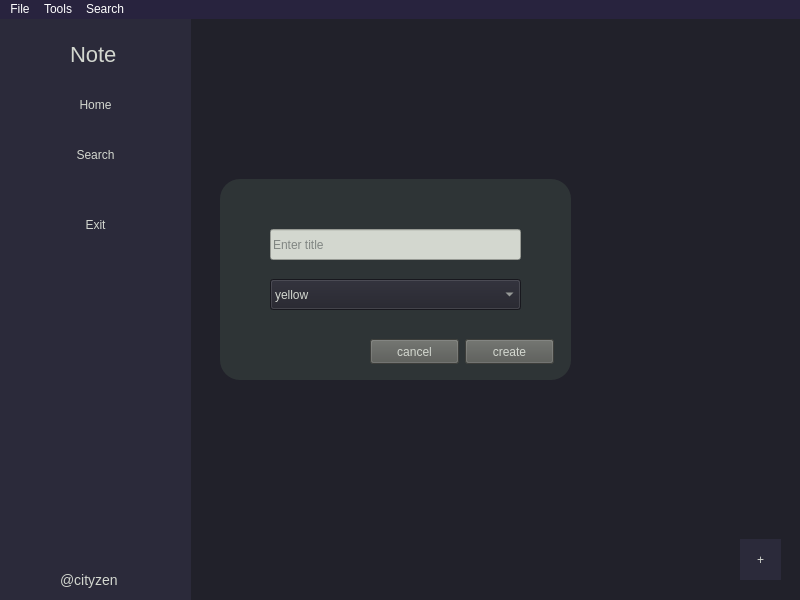
<?xml version="1.0" encoding="UTF-8"?>
<ui version="4.0">
 <class>MainWindow</class>
 <widget class="QMainWindow" name="MainWindow">
  <property name="geometry">
   <rect>
    <x>0</x>
    <y>0</y>
    <width>800</width>
    <height>600</height>
   </rect>
  </property>
  <property name="windowTitle">
   <string>NoteApp</string>
  </property>
  <property name="windowIcon">
   <iconset resource="ico.qrc">
    <normaloff>:/new/prefix1/document.png</normaloff>:/new/prefix1/document.png</iconset>
  </property>
  <property name="styleSheet">
   <string notr="true">QWidget {
background: rgb(33, 33, 42);
}
QWidget #menubar{
color:rgb(255, 255, 255);
background:rgb(40,35,62);
}

QMenu {
    background-color:rgb(43, 42, 58);
    color:rgb(211, 215, 207);
    border: 0px;
}

QMenu::item {
    background-color: transparent;
}

QMenu::item:selected { 
    background-color: #654321;
    color:rgb(243, 243, 243);
}
QAction{
color:rgb(238, 238, 236);
}QAction:hover{
color:rgb(238, 238, 236);
}
</string>
  </property>
  <widget class="QWidget" name="centralwidget">
   <widget class="QWidget" name="widget" native="true">
    <property name="geometry">
     <rect>
      <x>0</x>
      <y>0</y>
      <width>191</width>
      <height>581</height>
     </rect>
    </property>
    <property name="styleSheet">
     <string notr="true">QWidget #widget{
background: rgb(43, 42, 58);
}
QPushButton {
background:rgb(43,42,58);
border: 0px;
color:rgb(211, 215, 207);
}
QPushButton:hover {
background:rgb(40, 35, 62);
border: 0px;
color:rgb(238, 238, 236);
}
QPushButton:hover:pressed{
background:rgb(33, 33, 42);
color:rgb(85, 87, 83);
}
QLabel{
font: 22px;
color:rgb(211, 215, 207);
background: transparent;
}</string>
    </property>
    <widget class="QLabel" name="label">
     <property name="geometry">
      <rect>
       <x>70</x>
       <y>20</y>
       <width>51</width>
       <height>31</height>
      </rect>
     </property>
     <property name="styleSheet">
      <string notr="true">QLabel {
font: 22px;
}</string>
     </property>
     <property name="text">
      <string>Note</string>
     </property>
    </widget>
    <widget class="QPushButton" name="pushButton">
     <property name="geometry">
      <rect>
       <x>0</x>
       <y>60</y>
       <width>191</width>
       <height>51</height>
      </rect>
     </property>
     <property name="text">
      <string>Home</string>
     </property>
    </widget>
    <widget class="QPushButton" name="pushButton_2">
     <property name="geometry">
      <rect>
       <x>0</x>
       <y>110</y>
       <width>191</width>
       <height>51</height>
      </rect>
     </property>
     <property name="text">
      <string>Search</string>
     </property>
    </widget>
    <widget class="QPushButton" name="pushButton_3">
     <property name="geometry">
      <rect>
       <x>0</x>
       <y>180</y>
       <width>191</width>
       <height>51</height>
      </rect>
     </property>
     <property name="text">
      <string>Exit</string>
     </property>
    </widget>
    <widget class="QLabel" name="label_2">
     <property name="geometry">
      <rect>
       <x>60</x>
       <y>550</y>
       <width>61</width>
       <height>21</height>
      </rect>
     </property>
     <property name="styleSheet">
      <string notr="true">QLabel#label_2{
font:14px;}</string>
     </property>
     <property name="text">
      <string>@cityzen</string>
     </property>
    </widget>
   </widget>
   <widget class="QPushButton" name="pushButton_4">
    <property name="geometry">
     <rect>
      <x>740</x>
      <y>520</y>
      <width>41</width>
      <height>41</height>
     </rect>
    </property>
    <property name="styleSheet">
     <string notr="true">QPushButton {
background: rgb(43,42,58);
border: 0px;
color:rgb(211, 215, 207);
}
QPushButton:hover {
background: rgb(40, 35, 62);
border: 0px;
color:rgb(238, 238, 236);
}
QPushButton:hover:pressed{background:rgb(47, 18, 69);}</string>
    </property>
    <property name="text">
     <string>+</string>
    </property>
   </widget>
   <widget class="QWidget" name="widget_2" native="true">
    <property name="geometry">
     <rect>
      <x>220</x>
      <y>160</y>
      <width>351</width>
      <height>201</height>
     </rect>
    </property>
    <property name="styleSheet">
     <string notr="true">QWidget #widget_2{
background:rgb(46, 52, 54);
border-radius:20px;
}
QPushButton{
background:rgb(85, 87, 83);
color:rgb(211, 215, 207);
}
QPushButton:hover{
background:rgb(46, 52, 54);
color:rgb(211, 215, 207);
}
QLineEdit{
background:rgb(211, 215, 207);
color:rgb(46, 52, 54)
}
QComboBox{
color:rgb(211, 215, 207);
selection-color: rgb(193, 125, 17);
selection-background-color: rgb(43, 42, 58);
}
</string>
    </property>
    <widget class="QLineEdit" name="lineEdit">
     <property name="geometry">
      <rect>
       <x>50</x>
       <y>50</y>
       <width>251</width>
       <height>31</height>
      </rect>
     </property>
     <property name="placeholderText">
      <string>Enter title</string>
     </property>
    </widget>
    <widget class="QComboBox" name="comboBox">
     <property name="geometry">
      <rect>
       <x>50</x>
       <y>100</y>
       <width>251</width>
       <height>31</height>
      </rect>
     </property>
     <item>
      <property name="text">
       <string>yellow</string>
      </property>
     </item>
     <item>
      <property name="text">
       <string>purple</string>
      </property>
     </item>
     <item>
      <property name="text">
       <string>blue</string>
      </property>
     </item>
    </widget>
    <widget class="QPushButton" name="pushButton_5">
     <property name="geometry">
      <rect>
       <x>150</x>
       <y>160</y>
       <width>89</width>
       <height>25</height>
      </rect>
     </property>
     <property name="text">
      <string>cancel</string>
     </property>
    </widget>
    <widget class="QPushButton" name="pushButton_6">
     <property name="geometry">
      <rect>
       <x>245</x>
       <y>160</y>
       <width>89</width>
       <height>25</height>
      </rect>
     </property>
     <property name="text">
      <string>create</string>
     </property>
    </widget>
   </widget>
   <widget class="QScrollArea" name="scrollArea">
    <property name="geometry">
     <rect>
      <x>190</x>
      <y>0</y>
      <width>611</width>
      <height>501</height>
     </rect>
    </property>
    <property name="styleSheet">
     <string notr="true">QScrollArea{
border: 0px;}</string>
    </property>
    <property name="widgetResizable">
     <bool>true</bool>
    </property>
    <widget class="QWidget" name="scrollAreaWidgetContents">
     <property name="geometry">
      <rect>
       <x>0</x>
       <y>0</y>
       <width>611</width>
       <height>501</height>
      </rect>
     </property>
     <widget class="QWidget" name="gridLayoutWidget">
      <property name="geometry">
       <rect>
        <x>10</x>
        <y>10</y>
        <width>591</width>
        <height>491</height>
       </rect>
      </property>
      <layout class="QGridLayout" name="gridLayout_6"/>
     </widget>
    </widget>
   </widget>
   <zorder>scrollArea</zorder>
   <zorder>widget</zorder>
   <zorder>pushButton_4</zorder>
   <zorder>widget_2</zorder>
  </widget>
  <widget class="QMenuBar" name="menubar">
   <property name="geometry">
    <rect>
     <x>0</x>
     <y>0</y>
     <width>800</width>
     <height>22</height>
    </rect>
   </property>
   <widget class="QMenu" name="menuFile">
    <property name="title">
     <string>File</string>
    </property>
    <addaction name="actionNew_note"/>
    <addaction name="actionOpen_note_txt"/>
    <addaction name="actionPrint"/>
    <addaction name="separator"/>
    <addaction name="actionExit"/>
   </widget>
   <widget class="QMenu" name="menuTools">
    <property name="title">
     <string>Tools</string>
    </property>
    <widget class="QMenu" name="menuFont">
     <property name="title">
      <string>Font </string>
     </property>
     <addaction name="actionFont_style_3"/>
     <addaction name="actionFont_color_4"/>
    </widget>
    <addaction name="menuFont"/>
    <addaction name="actionNote_color"/>
   </widget>
   <widget class="QMenu" name="menuSearch">
    <property name="title">
     <string>Search</string>
    </property>
    <addaction name="actionSearch_note"/>
   </widget>
   <addaction name="menuFile"/>
   <addaction name="menuTools"/>
   <addaction name="menuSearch"/>
  </widget>
  <action name="actionNew_note">
   <property name="text">
    <string>New note</string>
   </property>
  </action>
  <action name="actionOpen_note_txt">
   <property name="text">
    <string>Open note(.txt)</string>
   </property>
  </action>
  <action name="actionPrint">
   <property name="text">
    <string>Print</string>
   </property>
  </action>
  <action name="actionExit">
   <property name="text">
    <string>Exit</string>
   </property>
  </action>
  <action name="actionNote_color">
   <property name="text">
    <string>Window color</string>
   </property>
  </action>
  <action name="actionFont_style_3">
   <property name="text">
    <string>Font style</string>
   </property>
  </action>
  <action name="actionFont_color_4">
   <property name="text">
    <string>Font color</string>
   </property>
  </action>
  <action name="actionSearch_note">
   <property name="text">
    <string>Search note</string>
   </property>
  </action>
 </widget>
 <resources>
  <include location="ico.qrc"/>
 </resources>
 <connections>
  <connection>
   <sender>pushButton_5</sender>
   <signal>clicked()</signal>
   <receiver>widget_2</receiver>
   <slot>close()</slot>
   <hints>
    <hint type="sourcelabel">
     <x>433</x>
     <y>375</y>
    </hint>
    <hint type="destinationlabel">
     <x>353</x>
     <y>381</y>
    </hint>
   </hints>
  </connection>
 </connections>
</ui>
